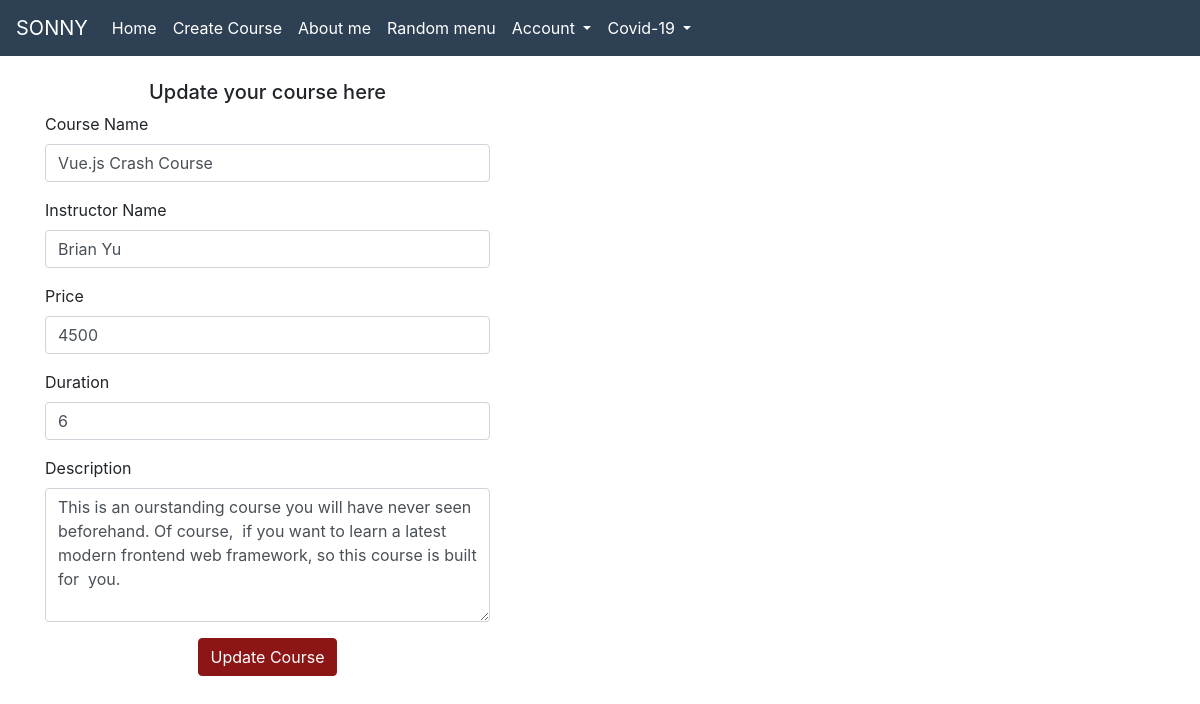
The app's page /update/9 with its own data.
### app.py (models this page shows)
class Course(db.Model):
    id = db.Column(db.Integer,
                    primary_key=True)
    title = db.Column(db.String(120),
                      nullable=False)
    description = db.Column(db.Text,
                            nullable=False)
    price = db.Column(db.Integer,
                      nullable=False)
    duration = db.Column(db.Integer,
                         nullable=False)
    instructor = db.Column(db.String(80),
                           nullable=False)
    date_created = db.Column(db.DateTime(),
                             default=datetime.utcnow)

### app.py (the view, shortened to what this page needs)
@app.route('/update/<int:id>', methods=["GET", "POST"])
def update(id):
    data = Course.query.get(id)
    return render_template('update.html', data=data)

### templates/update.html (shortened to what this page needs)
{% extends 'base.html' %}
{% block content %}
    <br>
    <div class="container" style="align-items: center;">
        {% if data %}
        <div class="row">
            <div class="col-lg-5">
                <form action="/update/{{data.id}}" method="POST">
                    <div>
                        <h5 style="text-align: center;">Update your course here</h5>
                    </div>
                    <div class="form-group">
                        <label>Course Name</label>
                        <input type="text" class="form-control" name="title" value="{{data.title}}">
                    </div>
                    <div class="form-group">
                        <label>Instructor Name</label>
                        <input type="text" class="form-control" name="instructor" value="{{data.instructor}}">
                    </div>
                    <div class="form-group">
                        <label>Price</label>
                        <input type="number" class="form-control" name="price" value="{{data.price}}">
                    </div>
                    <div class="form-group">
                        <label>Duration</label>
                        <input type="number" class="form-control" name="duration" value="{{data.duration}}">
                    </div>
                    <div class="form-group">
                        <label>Description</label>
                        <textarea class="form-control" rows="5" name="description">{{data.description}}</textarea>
                    </div>
                    <div style="text-align: center;">
                        <button type="submit" class="btn btn-primary">Update Course</button>
                    </div>
                </form>
            </div>
        </div>
        {% endif %}
    </div>
{% endblock content %}

### static/css/about.css (style rules this page uses)
body { background: -webkit-linear-gradient(left, #ffffff, #ffffff); }

### templates/base.html (style rules this page uses)
.btn-primary, .btn-primary:hover, .btn-primary:active, .btn-primary:visited { background-color: #8c1515 !important; border-color: #8c1515; }

### records on screen
Course: title "Vue.js Crash Course", instructor "Brian Yu", price "4500", duration "6", description "This is an ourstanding course you will have never seen beforehand. Of course, if you want to learn a latest modern frontend web framework, so this course is built for you."
